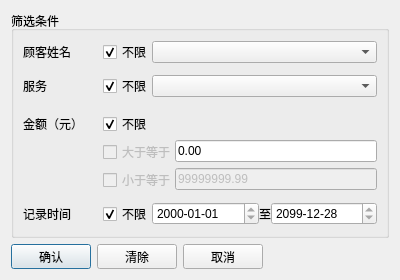
<?xml version="1.0" encoding="UTF-8"?>
<ui version="4.0">
 <class>SearchComsumption</class>
 <widget class="QDialog" name="SearchComsumption">
  <property name="geometry">
   <rect>
    <x>0</x>
    <y>0</y>
    <width>400</width>
    <height>280</height>
   </rect>
  </property>
  <property name="sizePolicy">
   <sizepolicy hsizetype="Preferred" vsizetype="Preferred">
    <horstretch>0</horstretch>
    <verstretch>0</verstretch>
   </sizepolicy>
  </property>
  <property name="minimumSize">
   <size>
    <width>400</width>
    <height>280</height>
   </size>
  </property>
  <property name="maximumSize">
   <size>
    <width>16777215</width>
    <height>280</height>
   </size>
  </property>
  <property name="windowTitle">
   <string>Dialog</string>
  </property>
  <layout class="QVBoxLayout" name="verticalLayout">
   <item>
    <widget class="QGroupBox" name="groupBox">
     <property name="sizePolicy">
      <sizepolicy hsizetype="Preferred" vsizetype="Preferred">
       <horstretch>0</horstretch>
       <verstretch>0</verstretch>
      </sizepolicy>
     </property>
     <property name="title">
      <string>筛选条件</string>
     </property>
     <layout class="QFormLayout" name="formLayout">
      <property name="horizontalSpacing">
       <number>20</number>
      </property>
      <property name="verticalSpacing">
       <number>10</number>
      </property>
      <item row="0" column="0">
       <widget class="QLabel" name="label_3">
        <property name="text">
         <string>顾客姓名</string>
        </property>
       </widget>
      </item>
      <item row="0" column="1">
       <layout class="QHBoxLayout" name="horizontalLayout_7">
        <item>
         <widget class="QCheckBox" name="nameCheck">
          <property name="text">
           <string>不限</string>
          </property>
          <property name="checked">
           <bool>true</bool>
          </property>
         </widget>
        </item>
        <item>
         <widget class="QComboBox" name="nameCombo">
          <property name="sizePolicy">
           <sizepolicy hsizetype="Expanding" vsizetype="Fixed">
            <horstretch>0</horstretch>
            <verstretch>0</verstretch>
           </sizepolicy>
          </property>
          <property name="editable">
           <bool>false</bool>
          </property>
         </widget>
        </item>
       </layout>
      </item>
      <item row="1" column="0">
       <widget class="QLabel" name="label_4">
        <property name="text">
         <string>服务</string>
        </property>
       </widget>
      </item>
      <item row="2" column="0">
       <widget class="QLabel" name="label_5">
        <property name="text">
         <string>金额（元）</string>
        </property>
       </widget>
      </item>
      <item row="2" column="1">
       <layout class="QFormLayout" name="formLayout_2">
        <property name="verticalSpacing">
         <number>4</number>
        </property>
        <property name="topMargin">
         <number>4</number>
        </property>
        <item row="0" column="0">
         <widget class="QCheckBox" name="amountCheck">
          <property name="text">
           <string>不限</string>
          </property>
          <property name="checked">
           <bool>true</bool>
          </property>
         </widget>
        </item>
        <item row="1" column="0">
         <widget class="QCheckBox" name="greaterCheck">
          <property name="enabled">
           <bool>false</bool>
          </property>
          <property name="text">
           <string>大于等于</string>
          </property>
          <property name="checkable">
           <bool>true</bool>
          </property>
          <property name="checked">
           <bool>false</bool>
          </property>
         </widget>
        </item>
        <item row="1" column="1">
         <widget class="QLineEdit" name="greaterEdit">
          <property name="text">
           <string>0.00</string>
          </property>
         </widget>
        </item>
        <item row="2" column="0">
         <widget class="QCheckBox" name="lessCheck">
          <property name="enabled">
           <bool>false</bool>
          </property>
          <property name="text">
           <string>小于等于</string>
          </property>
          <property name="checkable">
           <bool>true</bool>
          </property>
         </widget>
        </item>
        <item row="2" column="1">
         <widget class="QLineEdit" name="lessEdit">
          <property name="enabled">
           <bool>false</bool>
          </property>
          <property name="text">
           <string>99999999.99</string>
          </property>
          <property name="readOnly">
           <bool>true</bool>
          </property>
         </widget>
        </item>
       </layout>
      </item>
      <item row="3" column="0">
       <widget class="QLabel" name="label_6">
        <property name="text">
         <string>记录时间</string>
        </property>
       </widget>
      </item>
      <item row="3" column="1">
       <layout class="QHBoxLayout" name="horizontalLayout_3">
        <item>
         <widget class="QCheckBox" name="timeCheck">
          <property name="text">
           <string>不限</string>
          </property>
          <property name="checked">
           <bool>true</bool>
          </property>
         </widget>
        </item>
        <item>
         <widget class="QDateEdit" name="startTime">
          <property name="sizePolicy">
           <sizepolicy hsizetype="Expanding" vsizetype="Fixed">
            <horstretch>0</horstretch>
            <verstretch>0</verstretch>
           </sizepolicy>
          </property>
          <property name="readOnly">
           <bool>true</bool>
          </property>
          <property name="dateTime">
           <datetime>
            <hour>0</hour>
            <minute>0</minute>
            <second>0</second>
            <year>2000</year>
            <month>1</month>
            <day>1</day>
           </datetime>
          </property>
          <property name="maximumDate">
           <date>
            <year>2099</year>
            <month>12</month>
            <day>31</day>
           </date>
          </property>
          <property name="minimumDate">
           <date>
            <year>2000</year>
            <month>1</month>
            <day>1</day>
           </date>
          </property>
          <property name="displayFormat">
           <string>yyyy-MM-dd</string>
          </property>
         </widget>
        </item>
        <item>
         <widget class="QLabel" name="label">
          <property name="minimumSize">
           <size>
            <width>12</width>
            <height>0</height>
           </size>
          </property>
          <property name="maximumSize">
           <size>
            <width>12</width>
            <height>16777215</height>
           </size>
          </property>
          <property name="text">
           <string>至</string>
          </property>
         </widget>
        </item>
        <item>
         <widget class="QDateEdit" name="endTime">
          <property name="sizePolicy">
           <sizepolicy hsizetype="Expanding" vsizetype="Fixed">
            <horstretch>0</horstretch>
            <verstretch>0</verstretch>
           </sizepolicy>
          </property>
          <property name="readOnly">
           <bool>true</bool>
          </property>
          <property name="dateTime">
           <datetime>
            <hour>0</hour>
            <minute>0</minute>
            <second>0</second>
            <year>2099</year>
            <month>12</month>
            <day>28</day>
           </datetime>
          </property>
          <property name="maximumDate">
           <date>
            <year>2099</year>
            <month>12</month>
            <day>31</day>
           </date>
          </property>
          <property name="minimumDate">
           <date>
            <year>2000</year>
            <month>1</month>
            <day>1</day>
           </date>
          </property>
          <property name="displayFormat">
           <string>yyyy-MM-dd</string>
          </property>
         </widget>
        </item>
       </layout>
      </item>
      <item row="1" column="1">
       <layout class="QHBoxLayout" name="horizontalLayout_8">
        <item>
         <widget class="QCheckBox" name="serviceCheck">
          <property name="text">
           <string>不限</string>
          </property>
          <property name="checked">
           <bool>true</bool>
          </property>
         </widget>
        </item>
        <item>
         <widget class="QComboBox" name="serviceCombo">
          <property name="sizePolicy">
           <sizepolicy hsizetype="Expanding" vsizetype="Fixed">
            <horstretch>0</horstretch>
            <verstretch>0</verstretch>
           </sizepolicy>
          </property>
          <property name="editable">
           <bool>false</bool>
          </property>
         </widget>
        </item>
       </layout>
      </item>
     </layout>
    </widget>
   </item>
   <item>
    <layout class="QHBoxLayout" name="horizontalLayout">
     <property name="sizeConstraint">
      <enum>QLayout::SizeConstraint::SetDefaultConstraint</enum>
     </property>
     <item>
      <widget class="QPushButton" name="btnConfirm">
       <property name="sizePolicy">
        <sizepolicy hsizetype="Minimum" vsizetype="Minimum">
         <horstretch>0</horstretch>
         <verstretch>0</verstretch>
        </sizepolicy>
       </property>
       <property name="minimumSize">
        <size>
         <width>80</width>
         <height>25</height>
        </size>
       </property>
       <property name="maximumSize">
        <size>
         <width>80</width>
         <height>25</height>
        </size>
       </property>
       <property name="text">
        <string>确认</string>
       </property>
      </widget>
     </item>
     <item>
      <widget class="QPushButton" name="btnClear">
       <property name="sizePolicy">
        <sizepolicy hsizetype="Minimum" vsizetype="Minimum">
         <horstretch>80</horstretch>
         <verstretch>0</verstretch>
        </sizepolicy>
       </property>
       <property name="minimumSize">
        <size>
         <width>80</width>
         <height>25</height>
        </size>
       </property>
       <property name="maximumSize">
        <size>
         <width>80</width>
         <height>25</height>
        </size>
       </property>
       <property name="text">
        <string>清除</string>
       </property>
      </widget>
     </item>
     <item>
      <widget class="QPushButton" name="btnCancel">
       <property name="sizePolicy">
        <sizepolicy hsizetype="Expanding" vsizetype="Expanding">
         <horstretch>0</horstretch>
         <verstretch>0</verstretch>
        </sizepolicy>
       </property>
       <property name="minimumSize">
        <size>
         <width>80</width>
         <height>25</height>
        </size>
       </property>
       <property name="maximumSize">
        <size>
         <width>80</width>
         <height>25</height>
        </size>
       </property>
       <property name="text">
        <string>取消</string>
       </property>
      </widget>
     </item>
     <item>
      <spacer name="horizontalSpacer">
       <property name="orientation">
        <enum>Qt::Orientation::Horizontal</enum>
       </property>
       <property name="sizeHint" stdset="0">
        <size>
         <width>40</width>
         <height>20</height>
        </size>
       </property>
      </spacer>
     </item>
    </layout>
   </item>
  </layout>
 </widget>
 <resources/>
 <connections/>
</ui>
